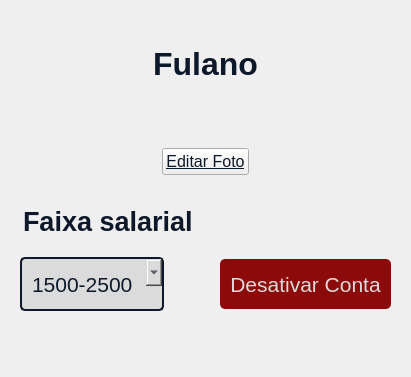
              <widget class="QFrame" name="frame_11">
               <property name="sizePolicy">
                <sizepolicy hsizetype="Minimum" vsizetype="Preferred">
                 <horstretch>0</horstretch>
                 <verstretch>0</verstretch>
                </sizepolicy>
               </property>
               <property name="styleSheet">
                <string notr="true"/>
               </property>
               <property name="frameShape">
                <enum>QFrame::NoFrame</enum>
               </property>
               <property name="frameShadow">
                <enum>QFrame::Raised</enum>
               </property>
               <layout class="QVBoxLayout" name="verticalLayout_5">
                <item>
                 <spacer name="verticalSpacer_3">
                  <property name="orientation">
                   <enum>Qt::Vertical</enum>
                  </property>
                  <property name="sizeType">
                   <enum>QSizePolicy::Maximum</enum>
                  </property>
                  <property name="sizeHint" stdset="0">
                   <size>
                    <width>20</width>
                    <height>30</height>
                   </size>
                  </property>
                 </spacer>
                </item>
                <item>
                 <widget class="QLabel" name="lbl_nome">
                  <property name="sizePolicy">
                   <sizepolicy hsizetype="Minimum" vsizetype="Maximum">
                    <horstretch>0</horstretch>
                    <verstretch>0</verstretch>
                   </sizepolicy>
                  </property>
                  <property name="font">
                   <font>
                    <pointsize>24</pointsize>
                    <weight>75</weight>
                    <bold>true</bold>
                   </font>
                  </property>
                  <property name="styleSheet">
                   <string notr="true">color: #0D192B;
margin-top: 5px;</string>
                  </property>
                  <property name="text">
                   <string>Fulano</string>
                  </property>
                  <property name="alignment">
                   <set>Qt::AlignCenter</set>
                  </property>
                 </widget>
                </item>
                <item>
                 <spacer name="verticalSpacer_5">
                  <property name="orientation">
                   <enum>Qt::Vertical</enum>
                  </property>
                  <property name="sizeType">
                   <enum>QSizePolicy::Maximum</enum>
                  </property>
                  <property name="sizeHint" stdset="0">
                   <size>
                    <width>20</width>
                    <height>40</height>
                   </size>
                  </property>
                 </spacer>
                </item>
                <item alignment="Qt::AlignHCenter">
                 <widget class="QLabel" name="lbl_foto">
                  <property name="sizePolicy">
                   <sizepolicy hsizetype="Maximum" vsizetype="Maximum">
                    <horstretch>0</horstretch>
                    <verstretch>0</verstretch>
                   </sizepolicy>
                  </property>
                  <property name="styleSheet">
                   <string notr="true">color: #0D192B;
max-width: 375px;
max-height: 375px;
</string>
                  </property>
                  <property name="text">
                   <string>&lt;html&gt;&lt;head/&gt;&lt;body&gt;&lt;p align=&quot;center&quot;&gt;&lt;img src=&quot;:/icons/user.png&quot;/&gt;&lt;/p&gt;&lt;/body&gt;&lt;/html&gt;</string>
                  </property>
                  <property name="scaledContents">
                   <bool>true</bool>
                  </property>
                  <property name="alignment">
                   <set>Qt::AlignCenter</set>
                  </property>
                 </widget>
                </item>
                <item alignment="Qt::AlignHCenter">
                 <widget class="QPushButton" name="btn_editar_foto">
                  <property name="sizePolicy">
                   <sizepolicy hsizetype="Maximum" vsizetype="Maximum">
                    <horstretch>0</horstretch>
                    <verstretch>0</verstretch>
                   </sizepolicy>
                  </property>
                  <property name="font">
                   <font>
                    <pointsize>12</pointsize>
                    <underline>true</underline>
                   </font>
                  </property>
                  <property name="cursor">
                   <cursorShape>PointingHandCursor</cursorShape>
                  </property>
                  <property name="focusPolicy">
                   <enum>Qt::NoFocus</enum>
                  </property>
                  <property name="styleSheet">
                   <string notr="true">color: #0D192B;</string>
                  </property>
                  <property name="text">
                   <string>Editar Foto</string>
                  </property>
                 </widget>
                </item>
                <item>
                 <spacer name="verticalSpacer_4">
                  <property name="orientation">
                   <enum>Qt::Vertical</enum>
                  </property>
                  <property name="sizeType">
                   <enum>QSizePolicy::Maximum</enum>
                  </property>
                  <property name="sizeHint" stdset="0">
                   <size>
                    <width>20</width>
                    <height>25</height>
                   </size>
                  </property>
                 </spacer>
                </item>
                <item>
                 <widget class="QLabel" name="lbl_salario">
                  <property name="sizePolicy">
                   <sizepolicy hsizetype="Preferred" vsizetype="Maximum">
                    <horstretch>0</horstretch>
                    <verstretch>0</verstretch>
                   </sizepolicy>
                  </property>
                  <property name="font">
                   <font>
                    <pointsize>20</pointsize>
                    <weight>75</weight>
                    <bold>true</bold>
                   </font>
                  </property>
                  <property name="styleSheet">
                   <string notr="true">margin-left: 5px;
margin-bottom: 5px;
color: #0D192B;</string>
                  </property>
                  <property name="text">
                   <string>Faixa salarial</string>
                  </property>
                 </widget>
                </item>
                <item>
                 <widget class="QFrame" name="frame_7">
                  <property name="sizePolicy">
                   <sizepolicy hsizetype="Preferred" vsizetype="Maximum">
                    <horstretch>0</horstretch>
                    <verstretch>0</verstretch>
                   </sizepolicy>
                  </property>
                  <property name="styleSheet">
                   <string notr="true">margin-bottom: 23px;</string>
                  </property>
                  <property name="frameShape">
                   <enum>QFrame::NoFrame</enum>
                  </property>
                  <property name="frameShadow">
                   <enum>QFrame::Raised</enum>
                  </property>
                  <layout class="QHBoxLayout" name="horizontalLayout_11">
                   <item>
                    <widget class="QComboBox" name="cmbox_salario">
                     <property name="font">
                      <font>
                       <pointsize>16</pointsize>
                      </font>
                     </property>
                     <property name="cursor">
                      <cursorShape>PointingHandCursor</cursorShape>
                     </property>
                     <property name="styleSheet">
                      <string notr="true">QComboBox{
	background-color: rgb(219, 219, 219);
	color: rgb(13, 25, 43);
	padding: 5px 10px;
	border-radius: 5px;
	border: 2px solid #0D192B;
	min-width: 80px;
	min-height: 40px;
}

/* Estilo da lista suspensa (popup de opções) */
QComboBox QAbstractItemView {
    background-color: #DBDBDB;
    color: rgb(13, 25, 43);
    min-width: 100px;  /* &lt;-- isso evita o corte */
    padding: 5px;
    border: 1px solid #999;
	selection-background-color: rgb(13, 25, 43);
    color: rgb(13, 25, 43);
}

QComboBox:hover{
	color: rgb(13, 25, 43);
	padding: 5px 10px;
	border-radius: 5px;
	border: 2px solid #0D192B;
	min-width: 80px;
	min-height: 40px;
	background-color: #C9C9C9
}

</string>
                     </property>
                     <item>
                      <property name="text">
                       <string>1500-2500</string>
                      </property>
                     </item>
                     <item>
                      <property name="text">
                       <string>2500-3500</string>
                      </property>
                     </item>
                     <item>
                      <property name="text">
                       <string>3500-5000</string>
                      </property>
                     </item>
                     <item>
                      <property name="text">
                       <string>5000+</string>
                      </property>
                     </item>
                    </widget>
                   </item>
                   <item>
                    <spacer name="horizontalSpacer_3">
                     <property name="orientation">
                      <enum>Qt::Horizontal</enum>
                     </property>
                     <property name="sizeType">
                      <enum>QSizePolicy::Maximum</enum>
                     </property>
                     <property name="sizeHint" stdset="0">
                      <size>
                       <width>50</width>
                       <height>0</height>
                      </size>
                     </property>
                    </spacer>
                   </item>
                   <item>
                    <widget class="QPushButton" name="btn_desativar_conta">
                     <property name="sizePolicy">
                      <sizepolicy hsizetype="Minimum" vsizetype="Maximum">
                       <horstretch>0</horstretch>
                       <verstretch>0</verstretch>
                      </sizepolicy>
                     </property>
                     <property name="font">
                      <font>
                       <pointsize>16</pointsize>
                      </font>
                     </property>
                     <property name="cursor">
                      <cursorShape>PointingHandCursor</cursorShape>
                     </property>
                     <property name="focusPolicy">
                      <enum>Qt::NoFocus</enum>
                     </property>
                     <property name="styleSheet">
                      <string notr="true">QPushButton{
	background-color: #8D0A0A;
	color: #DBDBDB;
	border-radius: 5px;
	padding: 5px 10px;
	min-width: 80px;
	min-height: 40px;
}

QPushButton:hover {
	background-color: #790A0A;
	padding-top: 7px;
}

QPushButton:pressed {
	background-color: #770909;
	padding-top: 9px;
}</string>
                     </property>
                     <property name="text">
                      <string>Desativar Conta</string>
                     </property>
                    </widget>
                   </item>
                  </layout>
                 </widget>
                </item>
               </layout>
              </widget>
